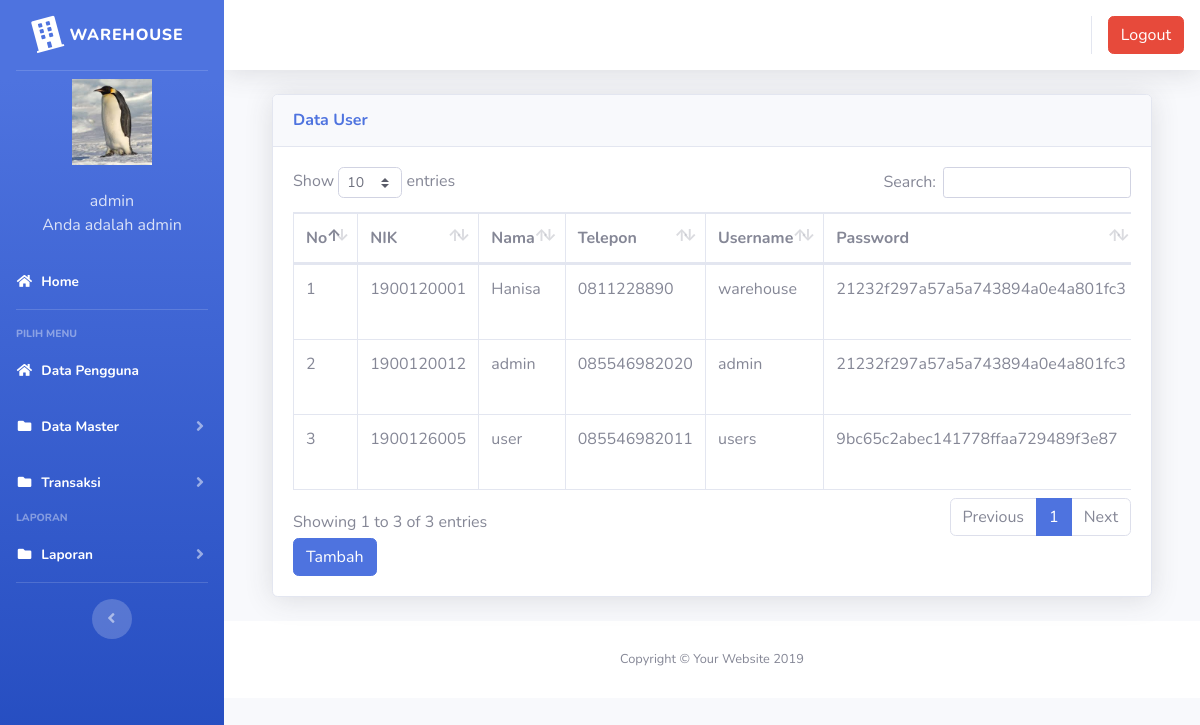
Page /index.php?page=pengguna (signed in) on the committed database.
### tables this page shows
CREATE TABLE `users` (
  `id` int(11) NOT NULL,
  `nik` varchar(10) NOT NULL,
  `nama` varchar(100) NOT NULL,
  `alamat` varchar(200) NOT NULL,
  `telepon` varchar(100) NOT NULL,
  `username` varchar(100) NOT NULL,
  `password` varchar(100) NOT NULL,
  `level` varchar(25) NOT NULL DEFAULT 'member',
  `foto` varchar(25) NOT NULL
);

### page/pengguna/pengguna2.php (the view, shortened to what this page needs)
<div class="container-fluid">
  <div class="card shadow mb-4">
    <div class="card-header py-3">
      <h6 class="m-0 font-weight-bold text-primary">Data User</h6>
    </div>
    <div class="card-body">
      <div class="table-responsive">
        <table class="table table-bordered" id="dataTable" width="100%" cellspacing="0">
        <thead>
                                <tr>
			<th>No</th>
			<th>NIK</th>
			<th>Nama</th>
			<th>Telepon</th>
			<th>Username</th>
                                    <th>Password</th>
                                </tr>
		</thead>
          <tbody>
            <?php
	$no = 1;
	$sql = $koneksi->query("select * from users");
	while ($data = $sql->fetch_assoc()) {
	?>
                                <tr>
                                    <td><?php echo $no++; ?></td>
			<td><?php echo $data['nik'] ?></td>
			<td><?php echo $data['nama'] ?></td>
			<td><?php echo $data['telepon'] ?></td>
                                    <td><?php echo $data['username'] ?></td>
			<td><?php echo $data['password'] ?></td>
                                </tr>
	<?php }?>
		   </tbody>
                        </table>
<a href="?page=pengguna&aksi=tambahpengguna2" class="btn btn-primary" >Tambah</a>
      </div>
    </div>
  </div>
</div>

### index.php (shortened to what this page needs)
<?php
	$koneksi = new mysqli("localhost","root","","inventori");
	?>
<!DOCTYPE html>
<html lang="en">
<head>
  <link href="vendor/fontawesome-free/css/all.min.css" rel="stylesheet" type="text/css">
  <link href="css/sb-admin-2.min.css" rel="stylesheet">
  <link href="vendor/datatables/dataTables.bootstrap4.min.css" rel="stylesheet">
</head>
<body id="page-top">
  <div id="wrapper">
    <ul class="navbar-nav bg-gradient-primary sidebar sidebar-dark accordion" id="accordionSidebar">
      <a class="sidebar-brand d-flex align-items-center justify-content-center" href="index.php">
        <div class="sidebar-brand-icon rotate-n-15">
          <i class="fas fa-building"></i>
        </div>
        <div class="sidebar-brand-text mx-2">WareHouse</div>
      </a>
      <hr class="sidebar-divider my-0">
 <?php
   if ($_SESSION['admin']) {
	   $user = $_SESSION['admin'];
   }
   $sql =$koneksi->query("select * from users where id='$user'");
   $data = $sql->fetch_assoc();
   ?>
    <li class="d-flex align-items-center justify-content-center">
        <a class="nav-link">
		 <img src="img/<?php echo $data['foto']?>" class="img-circle" width="80" alt="User"/></a>
	  </li>
		 <li class="nav-item ">
        <a class="nav-link">
         	<div class="d-flex align-items-center justify-content-center" class="name">  <?php echo  $data['nama'];?></div></font>
			<div class="d-flex align-items-center justify-content-center" class="email">Anda adalah <?php echo $data['level'];?></div>
		 </a>
      </li>
      <li class="nav-item active">
        <a class="nav-link" href="?page=home">
          <i class="fas fa-fw fa-home"></i>
          <span>Home</span></a>
      </li>
      <hr class="sidebar-divider">
      <div class="sidebar-heading">
        Pilih Menu
      </div>
	    <li class="nav-item active">
        <a class="nav-link" href="?page=pengguna">
          <i class="fas fa-fw fa-home"></i>
          <span>Data Pengguna</span></a>
      </li>
	   <li class="nav-item active">
        <a class="nav-link collapsed" href="#" data-toggle="collapse" data-target="#collapseData" aria-expanded="true" aria-controls="collapseData">
          <i class="fas fa-fw fa-folder"></i>
          <span>Data Master</span>
        </a>
      </li>
	    <li class="nav-item active">
        <a class="nav-link collapsed" href="#" data-toggle="collapse" data-target="#collapsePages" aria-expanded="true" aria-controls="collapsePages">
          <i class="fas fa-fw fa-folder"></i>
          <span>Transaksi</span>
        </a>
      </li>
      <div class="sidebar-heading">
        Laporan
      </div>
	     <li class="nav-item active">
        <a class="nav-link collapsed" href="#" data-toggle="collapse" data-target="#collapseLaporan" aria-expanded="true" aria-controls="collapseLaporan">
          <i class="fas fa-fw fa-folder"></i>
          <span>Laporan</span>
        </a>
      </li>
      <hr class="sidebar-divider d-none d-md-block">
      <div class="text-center d-none d-md-inline">
        <button class="rounded-circle border-0" id="sidebarToggle"></button>
      </div>
    </ul>
    <div id="content-wrapper" class="d-flex flex-column">
      <div id="content">
        <nav class="navbar navbar-expand navbar-light bg-white topbar mb-4 static-top shadow">
          <ul class="navbar-nav ml-auto">
            <li class="nav-item dropdown no-arrow">
			 <div class="top-menu">
        <ul class="nav pull-right top-menu">
		      <li><a onclick="return confirm('Apakah anda yakin akan logout?')" class="btn btn-danger" class="logout" href="logout.php">Logout</a></li>
        </ul>
      </div>
            </li>
          </ul>
        </nav>
        <div class="container-fluid">
		 <section class="content">
		      <?php
			   $page = $_GET['page'];
			   $aksi = $_GET['aksi'];
			   	if ($page == "pengguna") {
				   if ($aksi == "") {
					   include "page/pengguna/pengguna2.php";
				   }
			   }
			   ?>
    </section>
</div>
      <footer class="sticky-footer bg-white">
        <div class="container my-auto">
          <div class="copyright text-center my-auto">
            <span>Copyright &copy; Your Website 2019</span>
          </div>
        </div>
      </footer>
    </div>
  </div>
  </div>
</body>
</html>

### rows in the picture
users: foto (picture), nama "admin", level "admin", nik "1900120012", telepon "085546982020", username "admin", password "21232f297a57a5a743894a0e4a801fc3"
users: nik "1900120001", nama "Hanisa", telepon "0811228890", username "warehouse", password "21232f297a57a5a743894a0e4a801fc3"
users: nik "1900126005", nama "user", telepon "085546982011", username "users", password "9bc65c2abec141778ffaa729489f3e87"
